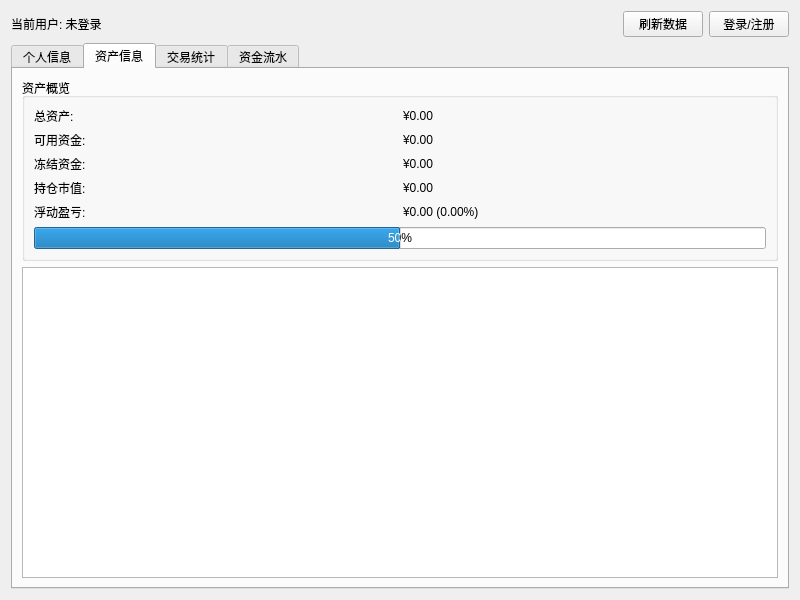
<?xml version="1.0" encoding="UTF-8"?>
<ui version="4.0">
 <class>UserInfoWidget</class>
 <widget class="QWidget" name="UserInfoWidget">
  <property name="geometry">
   <rect>
    <x>0</x>
    <y>0</y>
    <width>800</width>
    <height>600</height>
   </rect>
  </property>
  <layout class="QVBoxLayout" name="verticalLayout">
   <item>
    <layout class="QHBoxLayout" name="controlLayout">
     <item>
      <widget class="QLabel" name="userNameLabel">
       <property name="text">
        <string>当前用户: 未登录</string>
       </property>
      </widget>
     </item>
     <item>
      <spacer name="horizontalSpacer">
       <property name="orientation">
        <enum>Qt::Orientation::Horizontal</enum>
       </property>
       <property name="sizeHint" stdset="0">
        <size>
         <width>40</width>
         <height>20</height>
        </size>
       </property>
      </spacer>
     </item>
     <item>
      <widget class="QPushButton" name="refreshButton">
       <property name="text">
        <string>刷新数据</string>
       </property>
      </widget>
     </item>
     <item>
      <widget class="QPushButton" name="logoutButton">
       <property name="text">
        <string>登录/注册</string>
       </property>
      </widget>
     </item>
    </layout>
   </item>
   <item>
    <widget class="QTabWidget" name="tabWidget">
     <property name="currentIndex">
      <number>1</number>
     </property>
     <widget class="QWidget" name="personalTab">
      <attribute name="title">
       <string>个人信息</string>
      </attribute>
      <layout class="QVBoxLayout" name="personalLayout">
       <item>
        <widget class="QTableWidget" name="personalTable">
         <property name="editTriggers">
          <set>QAbstractItemView::EditTrigger::NoEditTriggers</set>
         </property>
         <property name="alternatingRowColors">
          <bool>true</bool>
         </property>
         <property name="selectionBehavior">
          <enum>QAbstractItemView::SelectionBehavior::SelectRows</enum>
         </property>
        </widget>
       </item>
      </layout>
     </widget>
     <widget class="QWidget" name="assetTab">
      <attribute name="title">
       <string>资产信息</string>
      </attribute>
      <layout class="QVBoxLayout" name="assetLayout">
       <item>
        <widget class="QGroupBox" name="overviewGroup">
         <property name="title">
          <string>资产概览</string>
         </property>
         <layout class="QGridLayout" name="overviewLayout">
          <item row="0" column="0">
           <widget class="QLabel" name="labelTotalAssets">
            <property name="text">
             <string>总资产:</string>
            </property>
           </widget>
          </item>
          <item row="0" column="1">
           <widget class="QLabel" name="totalAssetsLabel">
            <property name="text">
             <string>¥0.00</string>
            </property>
           </widget>
          </item>
          <item row="1" column="0">
           <widget class="QLabel" name="labelAvailableCash">
            <property name="text">
             <string>可用资金:</string>
            </property>
           </widget>
          </item>
          <item row="1" column="1">
           <widget class="QLabel" name="availableCashLabel">
            <property name="text">
             <string>¥0.00</string>
            </property>
           </widget>
          </item>
          <item row="2" column="0">
           <widget class="QLabel" name="labelFrozenCash">
            <property name="text">
             <string>冻结资金:</string>
            </property>
           </widget>
          </item>
          <item row="2" column="1">
           <widget class="QLabel" name="frozenCashLabel">
            <property name="text">
             <string>¥0.00</string>
            </property>
           </widget>
          </item>
          <item row="3" column="0">
           <widget class="QLabel" name="labelMarketValue">
            <property name="text">
             <string>持仓市值:</string>
            </property>
           </widget>
          </item>
          <item row="3" column="1">
           <widget class="QLabel" name="marketValueLabel">
            <property name="text">
             <string>¥0.00</string>
            </property>
           </widget>
          </item>
          <item row="4" column="0">
           <widget class="QLabel" name="labelProfitLoss">
            <property name="text">
             <string>浮动盈亏:</string>
            </property>
           </widget>
          </item>
          <item row="4" column="1">
           <widget class="QLabel" name="profitLossLabel">
            <property name="text">
             <string>¥0.00 (0.00%)</string>
            </property>
           </widget>
          </item>
          <item row="5" column="0" colspan="2">
           <widget class="QProgressBar" name="profitLossBar">
            <property name="minimum">
             <number>-100</number>
            </property>
            <property name="maximum">
             <number>100</number>
            </property>
            <property name="value">
             <number>0</number>
            </property>
           </widget>
          </item>
         </layout>
        </widget>
       </item>
       <item>
        <widget class="QTableWidget" name="assetTable">
         <property name="editTriggers">
          <set>QAbstractItemView::EditTrigger::NoEditTriggers</set>
         </property>
         <property name="alternatingRowColors">
          <bool>true</bool>
         </property>
         <property name="selectionBehavior">
          <enum>QAbstractItemView::SelectionBehavior::SelectRows</enum>
         </property>
        </widget>
       </item>
      </layout>
     </widget>
     <widget class="QWidget" name="tradingTab">
      <attribute name="title">
       <string>交易统计</string>
      </attribute>
      <layout class="QVBoxLayout" name="tradingLayout">
       <item>
        <widget class="QGroupBox" name="statsGroup">
         <property name="title">
          <string>交易统计</string>
         </property>
         <layout class="QGridLayout" name="statsLayout">
          <item row="0" column="0">
           <widget class="QLabel" name="labelWinRate">
            <property name="text">
             <string>胜率:</string>
            </property>
           </widget>
          </item>
          <item row="0" column="1">
           <widget class="QLabel" name="winRateLabel">
            <property name="text">
             <string>0%</string>
            </property>
           </widget>
          </item>
          <item row="1" column="0" colspan="2">
           <widget class="QProgressBar" name="winRateBar">
            <property name="maximum">
             <number>100</number>
            </property>
            <property name="value">
             <number>0</number>
            </property>
           </widget>
          </item>
         </layout>
        </widget>
       </item>
       <item>
        <widget class="QTableWidget" name="tradingStatsTable">
         <property name="editTriggers">
          <set>QAbstractItemView::EditTrigger::NoEditTriggers</set>
         </property>
         <property name="alternatingRowColors">
          <bool>true</bool>
         </property>
         <property name="selectionBehavior">
          <enum>QAbstractItemView::SelectionBehavior::SelectRows</enum>
         </property>
        </widget>
       </item>
      </layout>
     </widget>
     <widget class="QWidget" name="recordsTab">
      <attribute name="title">
       <string>资金流水</string>
      </attribute>
      <layout class="QVBoxLayout" name="recordsLayout">
       <item>
        <widget class="QTableWidget" name="cashFlowTable">
         <property name="editTriggers">
          <set>QAbstractItemView::EditTrigger::NoEditTriggers</set>
         </property>
         <property name="alternatingRowColors">
          <bool>true</bool>
         </property>
         <property name="selectionBehavior">
          <enum>QAbstractItemView::SelectionBehavior::SelectRows</enum>
         </property>
        </widget>
       </item>
      </layout>
     </widget>
    </widget>
   </item>
  </layout>
 </widget>
 <resources/>
 <connections/>
</ui>
